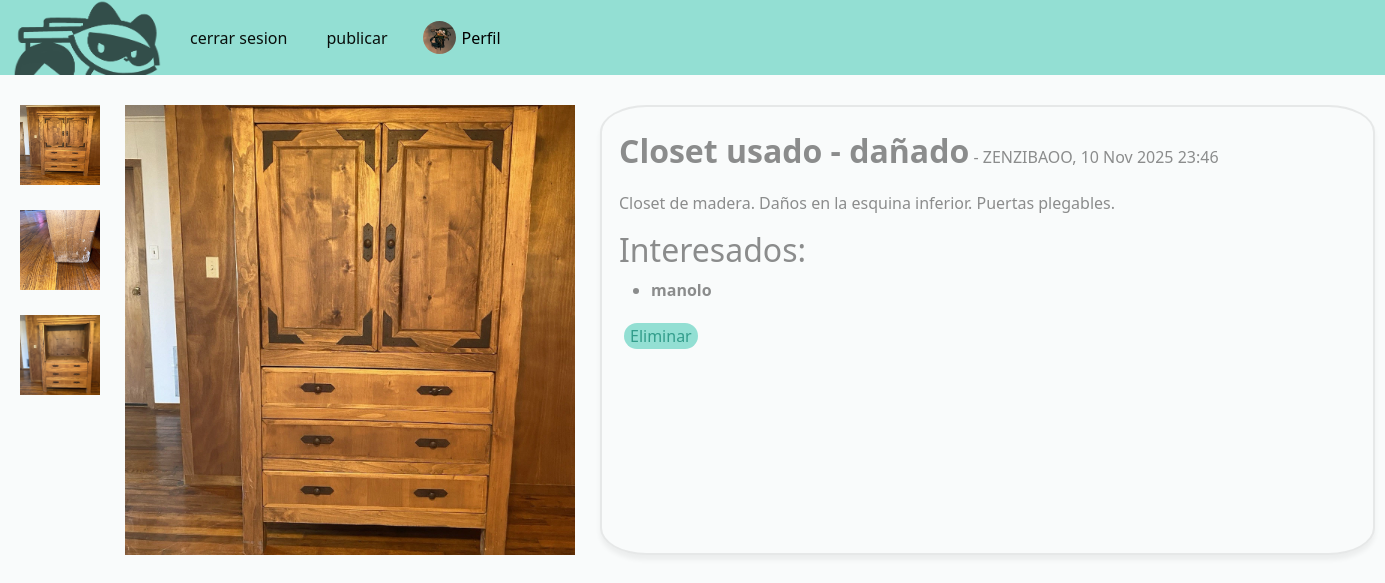
Before: /post/7/ (signed in) with the older database file.
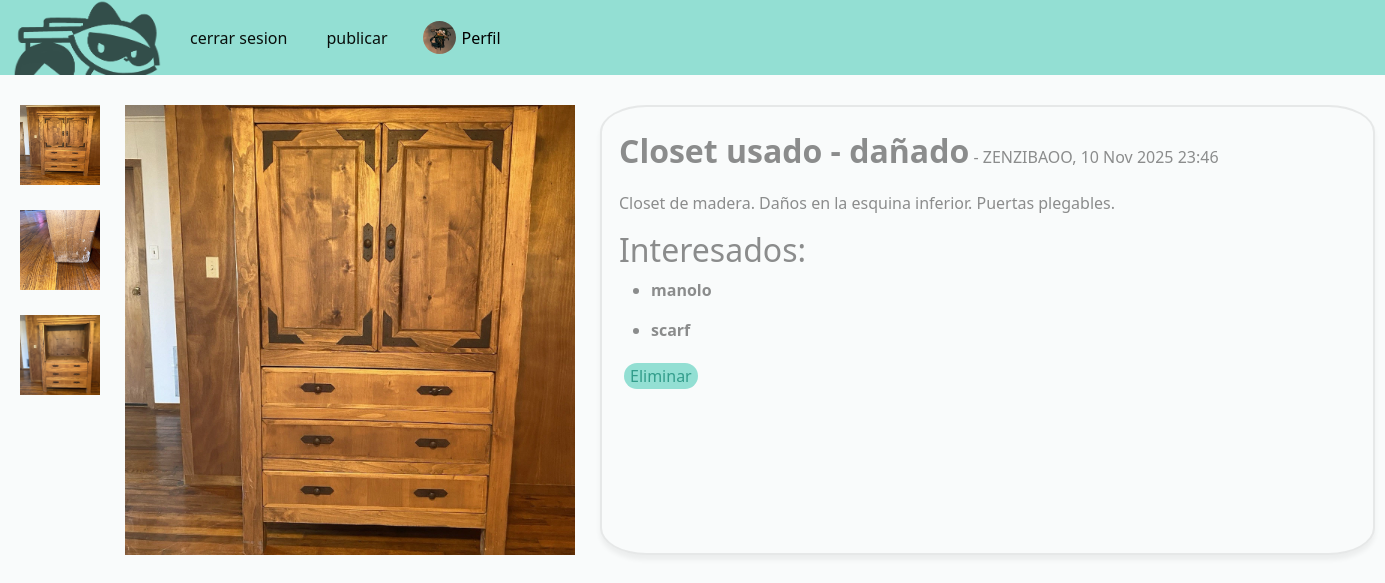
After: the same page with the newer database file.
### publi/models.py (models this page shows)
class Interesado(models.Model):
    publicante = models.ForeignKey(User, related_name="pub", on_delete=models.CASCADE)
    interesado = models.ForeignKey(User, related_name="inte", on_delete=models.CASCADE)
    pk_post = models.ForeignKey("publi", on_delete=models.CASCADE)

### publi/views.py (the view)
# urls.py: path('post/<int:post_id>/', publi_views.post, name='post'),
@login_required
def post(request, post_id):
    publicacion = get_object_or_404(publi, id=post_id)
    if request.method == 'POST':
        usuario1 = request.user.id
        usuario2 = publicacion.usuario.id
        if usuario1 == usuario2:
            publicacion.archivado = True
            publicacion.save()
            return redirect('perfil')
        else:
            hay_interesado = Interesado.objects.filter(publicante=publicacion.usuario, interesado=request.user, pk_post=post_id).exists()
            if hay_interesado == True:
                el_interesado = get_object_or_404(Interesado, publicante=publicacion.usuario, interesado=request.user, pk_post=post_id)
                el_interesado.delete()
                return redirect(reverse('post', args=[post_id]))
            else:
                Interesado.objects.create(publicante_id=usuario2, interesado_id=usuario1, pk_post_id=post_id)
                asunto = request.user.username + " se ha interesado en " + "'" + publicacion.titulo + "'"
                mensaje = "¡Hola! He visto tu publicación y me ha interesado mucho. Por favor, responde este correo para seguir en contacto. :)" \
                "\nAtentamente: " + request.user.first_name + " " + request.user.last_name
                remitente = request.user.email
                destinatario = publicacion.usuario.email
                from_email = f"Bin2Bin <miBin2Bin@gmail.com>"
                email = EmailMessage(
                    subject=asunto,
                    body=f"{mensaje}",
                    from_email=from_email,
                    to=[destinatario],
                    reply_to=[remitente],
                )
                email.send(fail_silently=False)
                return redirect(reverse('post', args=[post_id]))
    else:
        interesados = Interesado.objects.filter(pk_post_id=post_id)
        hay_interesado = Interesado.objects.filter(publicante=publicacion.usuario, interesado=request.user, pk_post=post_id).exists()
        try:
            img_obj = get_object_or_404(user_img, usuario=request.user.id)
            return render(request, 'mipubli.html', {'post':publicacion, 'interesados':interesados, 'hay_interesado':hay_interesado, 'imagen':img_obj})
        except:
            return render(request, 'mipubli.html', {'post':publicacion, 'interesados':interesados, 'hay_interesado':hay_interesado})

### publi/templates/mipubli.html (shortened to what this page needs)
{% extends 'hola.html' %}
{% block content %}
<head>
    {% load static %}
    <link rel="stylesheet" href="{% static 'post.css' %}">
</head>
    <div class="post-gallery">
        {% if post.imagen.url != blank %}
        <div class="image big">
            <img src="{{post.imagen.url}}" alt="{{post.titulo}}" class="big-img"/>
        </div>
        <div class="image small">
        <li>
            <img src="{{post.imagen.url}}" alt="{{post.titulo}}" class="small-img"/>
            {% endif %}
        </li>
        <li>{% if post.imagen2.url != blank %}
            <img src="{{post.imagen2.url}}" alt="{{post.titulo}}" class="small-img"/>
            {% endif %}
        </li>
        <li>{% if post.imagen3.url != blank %}
                <img src="{{post.imagen3.url}}" alt="{{post.titulo}}" class="small-img"/>
            {% endif %}
        </li>
        </div>
        <div class="contents">
        <titu>{{ post.titulo }}</titu>
            {% if request.user.id != post.usuario.id %}
            <a href="{% url 'ver_perfil' post.usuario %}">
            - {{ post.usuario }}
            </a>
                , {{ post.creacion|date:"d M Y H:i" }}
            {% else %}
            - {{ post.usuario }}, {{ post.creacion|date:"d M Y H:i" }}
            {% endif %}
            <p>{{ post.descripcion }}</p>
        {% if request.user.id == post.usuario.id %}
            <h2>Interesados:</h2>
            {% for inte in interesados %}
            <ul>
                <a href="{% url 'ver_perfil' inte.interesado %}">
                    <li>
                        <strong>{{ inte.interesado }}</strong>
                    </li>
                </a>
            </ul>
            {% empty %}
                <ul><li>No hay interesados</li></ul>
            {% endfor %}
            <form action="" method="POST">
                <button class="rounded-pill">
                    Eliminar
                </button>
            </form>
        {% endif %}
            </div>
        </div>
{% endblock %}

Changed rows visible on the page:
added Interesado: interesado "scarf"
